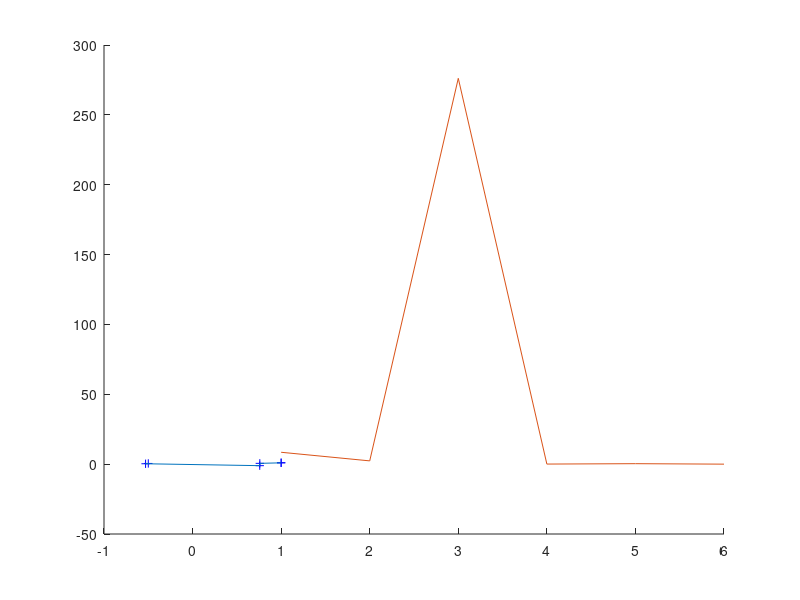

This chart was generated by the following MATLAB code:
function [steps, trajec, z] = q1c()
threhold = 0.0001;
max_step = 10000;
trajec = zeros(max_step, 2);
% initialize random start position
trajec(1, :) = [-0.5, 0.5];
z = zeros(max_step, 1);
for i = 1:max_step
    current_x = trajec(i, 1);
    current_y = trajec(i, 2);
    z(i) = (1 - current_x)^2 + 100 * (current_y - current_x^2)^2;
    if (z(i) <= threhold)
        break;
    end
    grad_x = 2 * current_x - 2 + 400 * current_x * (current_x^2 - current_y);
    grad_y = 200 * (current_y - current_x^2);
    H = [2 + 1200 * current_x^2 - 400 * current_y, -400 * current_x;
        -400 * current_x, 200];
    delta = -inv(H) * [grad_x; grad_y];
    next_x = current_x + delta(1);
    next_y = current_y + delta(2);
    trajec(i+1, :) = [next_x, next_y];
end
steps = i;
trajec = trajec(1:i, :);
z = z(1:i);
hold on;
plot(trajec(1:steps, 1), trajec(1:steps, 2), 'b+');
plot(trajec(1:steps, 1)', trajec(1:steps, 2)');
plot(1:steps, z);
hold off;
end